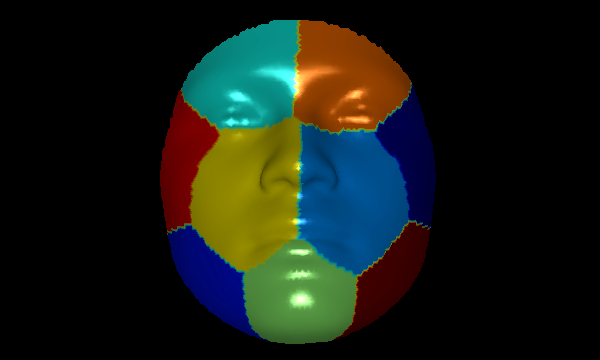
#> input picture CV/face.tiff, 600 x 360 px
$ python geometrtic.py
#> lines starting #> are read from the running program, lines starting #| are printed output that depends on the picture
import cv2
import numpy as np

image1 = cv2.imread('face.tiff')
#> image1 is the input picture: shape (360, 600, 3); mean B, G, R 21.1, 28.5, 22.5
image2 = cv2.imread('normal.jpg')
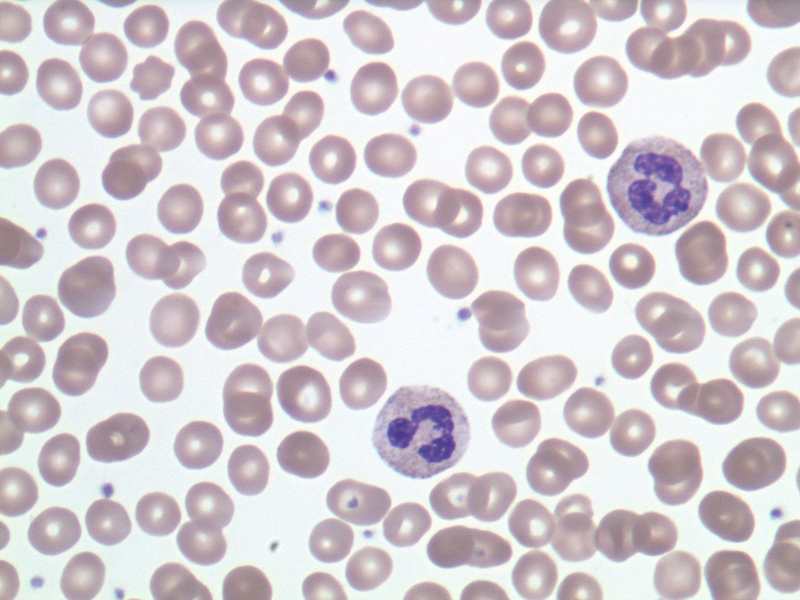
#> input picture CV/normal.jpg, 1600 x 1200 px (shown at 1/2 size)
#> image2 is the input picture: shape (1200, 1600, 3); mean B, G, R 206.6, 201.2, 210

# Resize

h, w = image1.shape[:2]
#> h = 360; w = 600

image = cv2.resize(image2, (w, h), interpolation= cv2.INTER_AREA)
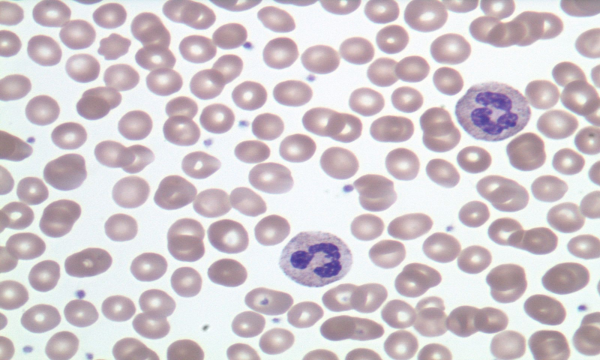
#> image: shape (360, 600, 3); mean B, G, R 206.6, 201.2, 210

sum_img = cv2.addWeighted(image1, 0.7, image, 0.3, 0)
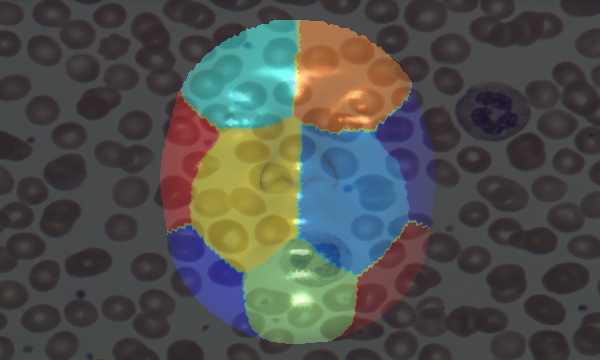
#> sum_img: shape (360, 600, 3); mean B, G, R 76.8, 80.3, 78.8

cv2.imshow('sum_img', sum_img)

# Rotation

mat = cv2.getRotationMatrix2D((w/2, h/2), 90, 1)
rotated = cv2.warpAffine(sum_img, mat, (w, h))
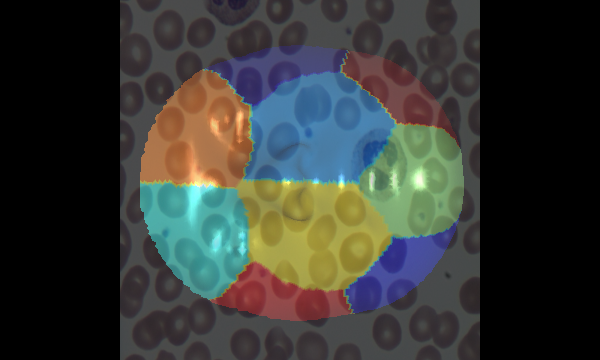
#> rotated: shape (360, 600, 3); mean B, G, R 52.4, 56.5, 54
cv2.imshow('Rotated', rotated)

cv2.waitKey(0)
cv2.destroyAllWindows()
